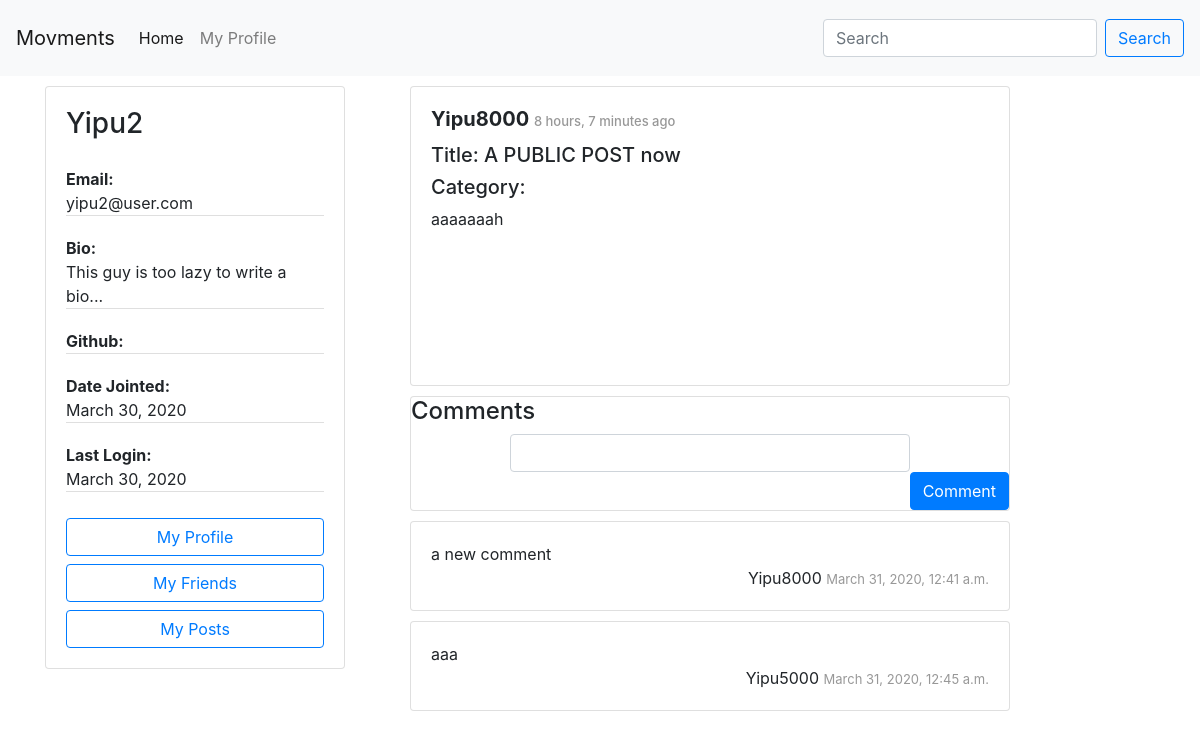
The page /posts/105b80407fee4d82aac851a2f83d8917/ (signed in) on the database its author committed.
### accounts/models.py (models this page shows, shortened)
class Author(AbstractBaseUser):
    email=models.EmailField(
        verbose_name='email address',
        max_length=60,
        unique=True,
    )
    id = models.CharField(primary_key=True, default=uuid.uuid4().urn[9:], editable=False,max_length=100,unique=True)
    displayName = models.CharField(max_length=30)
    lastName = models.CharField(max_length=30, blank=True)
    firstName = models.CharField(max_length=30, blank=True)
    host = models.CharField(default=settings.HOSTNAME, max_length=100)
    url = models.CharField(default="", max_length=100)
    avatar = models.ImageField(upload_to='avatar/', default = 'avatar/default-avatar.png', blank=True, null=True)
    github = models.URLField(default="", max_length=100, null=True)
    bio = models.CharField(default="This guy is too lazy to write a bio...", max_length=200, blank=True, null=True)
    date_joined=models.DateField(verbose_name="date joined", auto_now=True)
    last_login=models.DateField(verbose_name="last login", auto_now=True)
    active=models.BooleanField(default=True)
    activated=models.BooleanField(default=False)
    node=models.BooleanField(default=False)
    admin=models.BooleanField(default=False)
    share=models.BooleanField(default=False)
    share_image=models.BooleanField(default=False)
    objects = AuthorManager()
    USERNAME_FIELD = 'email'
    REQUIRED_FIELDS = ['displayName', ]

### posting/models.py (models this page shows, shortened)
class Post(models.Model):
    id = models.UUIDField(primary_key=True, default=uuid.uuid4, max_length=50, editable=False)
    author = models.ForeignKey(Author, on_delete=models.CASCADE)
    title = models.CharField(max_length=50)
    contentType = models.CharField(max_length=20, default = 'text/plain', choices=CONTENT_TYPE)
    origin = models.CharField(default="",max_length=200, editable=False)
    source = models.CharField(max_length=200, blank=True)
    content = models.TextField()
    categories = models.CharField(max_length=200, blank=True)
    unlisted = models.BooleanField(default=False, choices=UNLISTED)
    published = models.DateTimeField('date posted', auto_now_add=True, blank=True)
    visibility = models.CharField(max_length=10, default = 'PUBLIC', choices=POST_VISIBILITY)
    visibleTo =models.CharField(max_length=100, default='', blank=True )

class Comment(models.Model):
    id = models.UUIDField(primary_key=True, default=uuid.uuid4, editable=False)
    author = models.ForeignKey(Author, on_delete=models.CASCADE)
    post = models.ForeignKey(Post, on_delete=models.CASCADE)
    contentType = models.CharField(max_length=20, default = 'text/plain', choices=CONTENT_TYPE_COMMENT)
    comment = models.CharField(max_length=200)
    published = models.DateTimeField('date posted', auto_now_add=True, blank=True)

### posting/views.py (the view)
# urls.py: path('posts/<str:post_id>/', APIviews.ViewPostDetails.as_view(), name='view post details'),
class ViewPostDetails(APIView):
    permission_classes = [IsAuthenticated]
    def get(self, request, post_id, format=None):
        post = Post.objects.filter(id=post_id)
        if not post.exists():
            nodes = ServerNode.objects.all()
            if nodes.exists():
                post = getRemotePost(post_id, nodes, request.user.id)
            if post != None:
                comments = getRemotePostComment(post, request.user.id)
            else:
                return HttpResponseNotFound("Post not found")
        else:
            post = Post.objects.get(id=post_id)
            if not checkVisibility(request.user, post):
                return HttpResponseForbidden("You don't have visibility.")
            comments = Comment.objects.filter(post=post)
        context = {
            'post': post,
            'comment_list': comments[:10],
        }
        return render(request, "posting/post-details.html", context)

### friendship/helper_functions.py (called while the page is built, shortened)
def checkVisibility(requester, post):
    if post.visibility == 'PUBLIC':
        return True

### posting/templates/posting/post-details.html
{% extends 'posting/homepage.html' %}
{% block shortProfile %}
    {% if request.user.is_authenticated %}
        {% include 'posting/profile-card.html' with request=request%}
    {% endif %}
{% endblock %}
{% block newPost %}
        {% include 'posting/post-full-view.html' with post=post %}
{% endblock %}
{% block content %}
        {% include 'posting/comment-input.html' with post=post request=request %}
        {% if comment_list %}
            <ul>
                {% for comment in comment_list %}
                    {% include 'posting/comment-view.html' with comment=comment %}
                {% endfor %}
            </ul>
        {% endif %}
{% endblock %}

### posting/templates/posting/profile-card.html
<div class="card" style="width: 300px;">
    <div class="card-body">
    <h3 class="card-title">{{request.user.displayName }}</h3>
    <p class="card-text">
        <ul class="list-group list-group-flush">
            <li class="list-group-item" style="padding: 0;"><span style="font-weight: bold;">Email:</span><br>{{ request.user.email }}</li>
            <li class="list-group-item" style="padding: 0;"><span style="font-weight: bold;">Bio:</span><br>{{ request.user.bio }}</li>
            <li class="list-group-item" style="padding: 0;"><span style="font-weight: bold;">Github:</span><br>{{ request.user.github }}</li>
            <li class="list-group-item" style="padding: 0;"><span style="font-weight: bold;">Date Jointed:</span><br> {{ request.user.date_joined }}</li>
            <li class="list-group-item" style="padding: 0;"><span style="font-weight: bold;">Last Login:</span><br>{{ request.user.last_login }}</li>
        </ul>
    </p>
    <div id="user-menu">
        <a href="{% url 'accounts:view profile' request.user.id %}" class="btn btn-outline-primary btn-block">My Profile</a>
        <a href="{% url 'friendship:get friends list' request.user.id %}" class="btn btn-outline-primary btn-block">My Friends</a>
        <a href="{% url 'posting:view user posts' request.user.id %}" class="btn btn-outline-primary btn-block">My Posts</a>
    </div>
    </div>
</div>

### posting/templates/posting/post-full-view.html (shortened to what this page needs)
<div class="card" style="width: 600px;height:300px">
    <div class="card-body">
        <div class='card-title'>
            <h5 class="post-tile"><b>{{ post.author.displayName }} </b> <span id="timestamp"> {{ post.published|timesince }} ago</span></h5>
        </div>
        <div class="card-subtile">
            <h5>Title: {{post.title}}</h5>
            <h5>Category: {{post.categories}}</h5>
        </div>
        <div class="card-content">
            <div class="content-container" style="width:480px;height:180px;">
                {% if post.contentType == 'image/png;base64' %}
                <img alt="Post Image" style="max-width:100%;max-height:100%;padding-bottom: 10px;"/>
                {% elif post.contentType == 'image/jpeg;base64' %}
                <img alt="Post Image" style="max-width:100%;max-height:100%;padding-bottom: 10px;"/>
                {% elif post.contentType == 'application/base64' %}
                <p>I dont know how to display application yet</p>
                {% else %}
                <p>{{ post.content }}</p >
                {% endif %}
            </div>
        </div>
    </div>
</div>

### posting/templates/posting/comment-view.html (shortened to what this page needs)
<div class="card" style="width: 600px;">
    <div class="card-body">
            <div class="card-content">
                {{ comment.comment }}
                <br>
                <div class="card-subtile " style="text-align: right;">
                    {{ comment.author.displayName }}
                    <span id="timestamp">{{ comment.published }}</span>
                </div>
            </div>
    </div>
</div>

### posting/templates/posting/base.html (style rules this page uses)
ul { padding: 0; list-style-type: none; }
li { padding: 0; list-style-type: none; margin-top: 10px; margin-bottom: 10px; }
#timestamp { font-size: small; color:#989898; }
.card { margin-top: 10px; }

### rows shown on the page
Author: user.displayName "Yipu2", user.email "yipu2@user.com", user.bio "This guy is too lazy to write a bio...", user.date_joined "March 30, 2020", user.last_login "March 30, 2020"
Post: author.displayName "Yipu8000", published "8 hours, 7 minutes", title "A PUBLIC POST now", content "aaaaaaah"
Comment: comment "a new comment", author.displayName "Yipu8000", published "March 31, 2020, 12:41 a.m."
Comment: comment "aaa", author.displayName "Yipu5000", published "March 31, 2020, 12:45 a.m."
